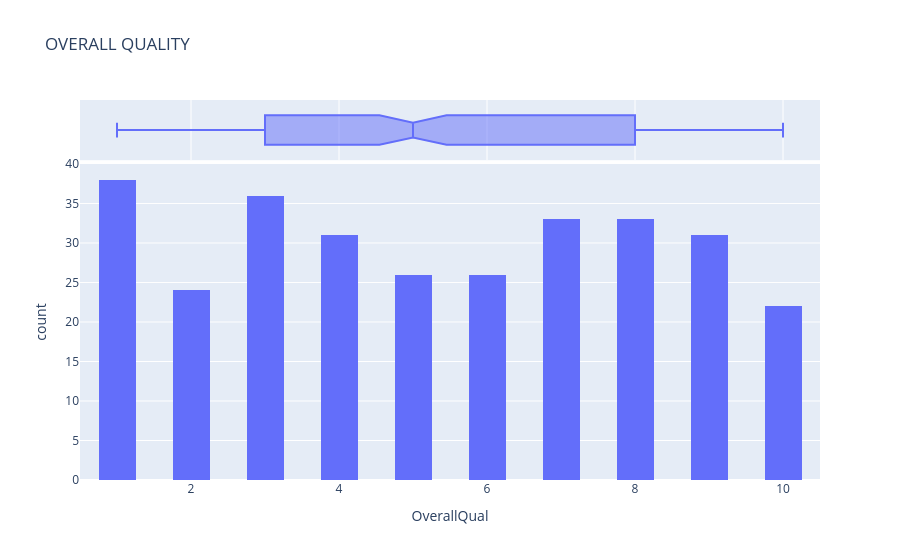

Here is the notebook cell this chart was saved with:
### Markdown cell above
ANALYTICAL VISUALIZATION FOR EACH FEATURE

### Code cell
fig = px.histogram(
    house,
    x='OverallQual',
    marginal='box',
    nbins=45,
    title='OVERALL QUALITY'
)
fig.update_layout(bargap=0)
fig.show()

# USING PYPLOT
plt.figure(figsize=(10, 6))
plt.hist(
    house['OverallQual'],
    bins=35,
    color='blue',
    edgecolor='black',
    rwidth=0.8
)

plt.title(' OVERALL QUALITY')
plt.xlabel('Overall quality')
plt.ylabel('Frequency')

plt.show()

### Figure 1 — Plotly figure (JSON) as saved in the notebook; plotly's stock layout.template omitted (floating-point values rounded to 4 significant figures; data arrays with more than 128 entries replaced by an {"elided": "..."} marker saying what was removed)
{"data": [{"bingroup": "x", "hovertemplate": "OverallQual=%{x}<br>count=%{y}<extra></extra>", "legendgroup": "", "marker": {"color": "#636efa", "pattern": {"shape": ""}}, "name": "", "nbinsx": 45, "orientation": "v", "showlegend": false, "type": "histogram", "x": {"elided": "300 int values"}, "xaxis": "x", "yaxis": "y"}, {"hovertemplate": "OverallQual=%{x}<extra></extra>", "legendgroup": "", "marker": {"color": "#636efa"}, "name": "", "notched": true, "showlegend": false, "type": "box", "x": {"elided": "300 int values"}, "xaxis": "x2", "yaxis": "y2"}], "layout": {"bargap": 0, "barmode": "relative", "legend": {"tracegroupgap": 0}, "title": {"text": "OVERALL QUALITY"}, "xaxis": {"anchor": "y", "domain": [0, 1], "title": {"text": "OverallQual"}}, "xaxis2": {"anchor": "y2", "domain": [0, 1], "matches": "x", "showgrid": true, "showticklabels": false}, "yaxis": {"anchor": "x", "domain": [0, 0.8316], "title": {"text": "count"}}, "yaxis2": {"anchor": "x2", "domain": [0.8416, 1], "matches": "y2", "showgrid": false, "showline": false, "showticklabels": false, "ticks": ""}}}
